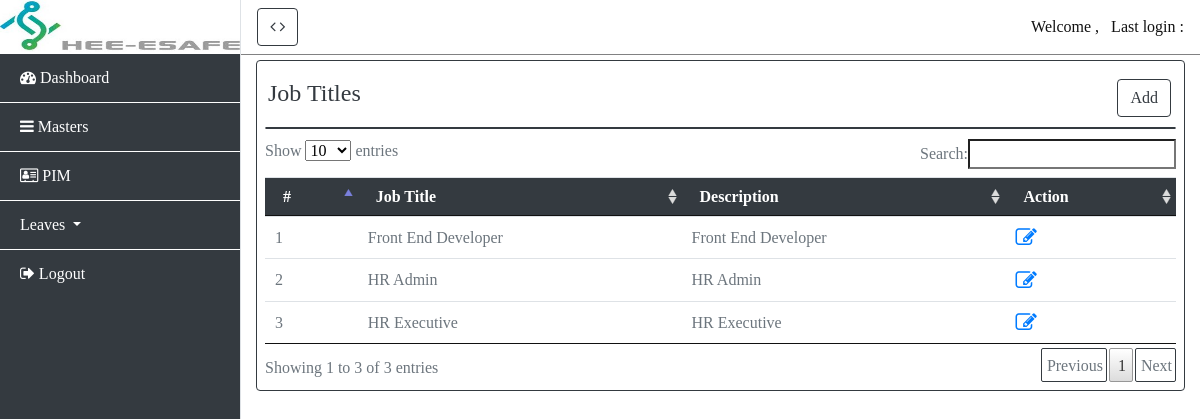
/masters/, run on an earlier commit of the app's database.
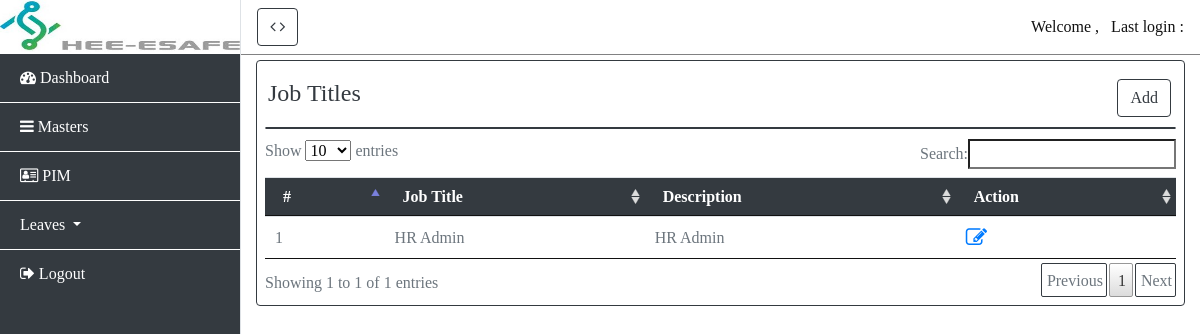
And on a later commit of the database.
### masters/models.py (models this page shows, shortened)
class Job(models.Model):
    jobtitle = models.CharField(max_length=50)
    jobdescription = models.CharField(max_length=100)

### masters/views.py (the view)
# urls.py: path('', views.jobtitles, name='jobtitle'),
def jobtitles(request):
    if request.method == 'POST':
        job = Job(jobtitle=request.POST['jobtitle'],jobdescription=request.POST['jobdescription'])
        job.save()
        return redirect('jobtitle')
    else:
        jobs = Job.objects.all().order_by('jobtitle')
        return render(request,'jobtitles.html',{'title':'Jobtitles List','jobs':jobs})

### masters/templates/jobtitles.html (shortened to what this page needs)
{% extends 'login/dashboard.html' %}
{% block content %}
<div class="container-fluid text-right" style="margin:10px;">
    <h4 style="float: left;margin-left: -22px;">Job Titles </h4>
    <button type="button" class="btn btn-primary" data-toggle="modal" data-target="#addjobtitle">
        Add
    </button>
</div>
<div class="card" style="margin: 10px 0px 10px 0px;"></div>
        <table id="example" class="table table-striped" style="width:100%">
        <thead>
            <tr>
                <th>#</th>
                <th>Job Title</th>
                <th>Description</th>
                <th>Action</th>
            </tr>
        </thead>
        <tbody>
            {% for job in jobs %}
            <tr>
                <td>{{ forloop.counter }}</td>
                <td>{{ job.jobtitle }}</td>
                <td>{{ job.jobdescription }}</td>
                <td data-toggle="tooltip" title="Click to edit">
                    <a href="#" data-toggle="modal" data-target="#editjobtitle{{ job.id }}"><i
                            class="fa fa-pencil-square-o fa-lg" aria-hidden="true"></i></a>
                </td>
            </tr>
            {% endfor %}
        </tbody>
    </table>
</div>
{% endblock %}

### login/templates/login/dashboard.html (shortened to what this page needs)
{% load static %}
<!DOCTYPE html>
<html lang="en">
<head>
    <link href="{% static 'css/style2/jquery.dataTables.css' %}" rel="stylesheet">
    <link href="{% static 'css/style2/rowReorder.dataTables.min.css' %}" rel="stylesheet">
    <link href="{% static 'css/style2/responsive.dataTables.min.css' %}" rel="stylesheet">
    <link href="{% static 'vendor/bootstrap/css/bootstrap.min.css' %}" rel="stylesheet">
    <link rel="stylesheet" href="https://stackpath.bootstrapcdn.com/bootstrap/4.1.3/css/bootstrap.min.css"
>
    <link rel="stylesheet" href="https://stackpath.bootstrapcdn.com/font-awesome/4.7.0/css/font-awesome.min.css">
    <link href="{% static 'css/style2/simple-sidebar.css' %}" rel="stylesheet">
</head>
<body>
    <div class="d-flex" id="wrapper">
        <div class="bg-light border-right" id="sidebar-wrapper">
            <div> <img src="{% static 'images/esafe_logo.jpeg' %}" width="240px" height="53px" /></div>
            <div class="list-group list-group-flush">
                <ul class="navbar-nav">
                    <li class="list-group-item bg-light">
                        <a class="nav-link" href="{% url 'dashboard' %}" >
                                <i class="fa fa-tachometer" aria-hidden="true">  Dashboard</i>
                        </a>
                    </li>
                    <li class="list-group-item bg-light">
                        <a class="nav-link " href="#" id="navbarDropdown" role="button"
                            data-toggle="dropdown" aria-haspopup="true" aria-expanded="false">
                            <i class="fa fa-bars" aria-hidden="true"> Masters</i>
                        </a>
                    </li>
                    <li class="list-group-item bg-light">
                        <a class="nav-link" href="#" id="navbarDropdown" role="button"
                            data-toggle="dropdown" aria-haspopup="true" aria-expanded="false">
                            <i class="fa fa-address-card-o" aria-hidden="true"> PIM</i>
                        </a>
                    </li>
                    <li class="list-group-item bg-light">
                        <a class="nav-link dropdown-toggle" href="#" id="navbarDropdown" role="button"
                            data-toggle="dropdown" aria-haspopup="true" aria-expanded="false">
                            Leaves
                        </a>
                    </li>
                    <li>
                        <a class="list-group-item list-group-item-action bg-light" href="{% url 'logout' %}">
                                <i class="fa fa-sign-out" aria-hidden="true"> Logout</i>
                        </a>
                    </li>
                </ul>
            </div>
        </div>
        <div id="page-content-wrapper">
            <nav class="navbar navbar-expand-lg navbar-light border-bottom">
                <button class="btn btn-primary" id="menu-toggle"><i class="fa fa-angle-left"></i> <i
                        class="fa fa-angle-right"></i></button>
                <ul class="navbar-nav">
                    <li class="userli">
                        Welcome {{ user.first_name }} {{ user.last_name }}, &nbsp;&nbsp;
                    </li>
                    <li class="userli">
                        Last login : {{ user.last_login }}
                    </li>
                </ul>
            </nav>
            <div class="container-fluid">
                <div class="card" style="margin-top:5px;">
                    <div class="card-body">
                        {% block content  %} {% endblock%}
                    </div>
                </div>
            </div>
        </div>
</body>
</html>

### login/static/css/style2/simple-sidebar.css (style rules this page uses)
body { overflow-x: hidden; font-family: "Times New Roman", Times, serif; font-size: 16px; color:#343a40; }
#sidebar-wrapper { min-height: 100vh; margin-left: -15rem; -webkit-transition: margin .25s ease-out; -moz-transition: margin .25s ease-out; -o-transition: margin .25s ease-out; transition: margin .25s ease-out; }
#sidebar-wrapper .list-group { width: 15rem; }
#page-content-wrapper { min-width: 100vw; }
.border-bottom { border-bottom: 1px solid #818182 !important; }
.bg-light { background-color: #343a40!important; background-image: linear-gradient(to right, var(--dark),var(--dark)) !important; }
.nav-link { padding: 0px !important; color: #ffffff !important; }
.list-group-item { position: relative; display: block; padding: .75rem 1.25rem; margin-bottom: -1px; background-color: #fff; border: 1px solid var(--white); }
.list-group-item-action { width: 100%; color: #ffffff !important; text-align: inherit; }
.btn-primary { color: #343a40; background-color: #ffffff; border-color: #343a40; }
.table { width: 100%; margin-bottom: 1rem; color: #6c757d; }
.table thead th { vertical-align: bottom; border-bottom: 1px solid #343a40; }
tr { line-height: 17px; }
.table td, .table th { padding: .75rem; vertical-align: top; }
.card { border: 1px solid rgba(52,58,64,1) !important; border-radius: .25rem; }
.card-body { padding: 0.5rem !important; }
.userli { color: #111111; }
.table-striped tbody tr:nth-of-type(odd) { background-color: var(--white) !important; }
@media (min-width: 768px) { #sidebar-wrapper { margin-left: 0; } }
@media (min-width: 768px) { #page-content-wrapper { min-width: 0; width: 100%; } }

What changed in the data, as far as the page shows it:
removed Job: jobtitle "Front End Developer", jobdescription "Front End Developer"
removed Job: jobtitle "HR Executive", jobdescription "HR Executive"
Also different on the page:
text written by a page script: "Show entries Search: Showing 1 to 3 of 3 entries Previous 1 Next" → "Show entries Search: Showing 1 to 1 of 1 entries Previous 1 Next"
